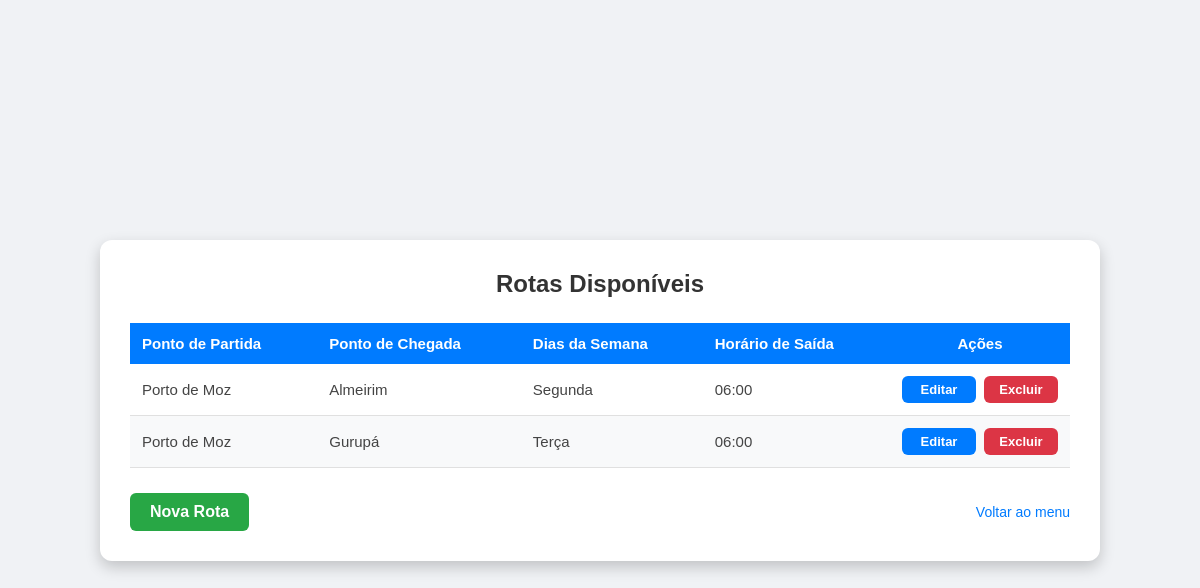
The page /usuario/rotas/ on the database as committed earlier.
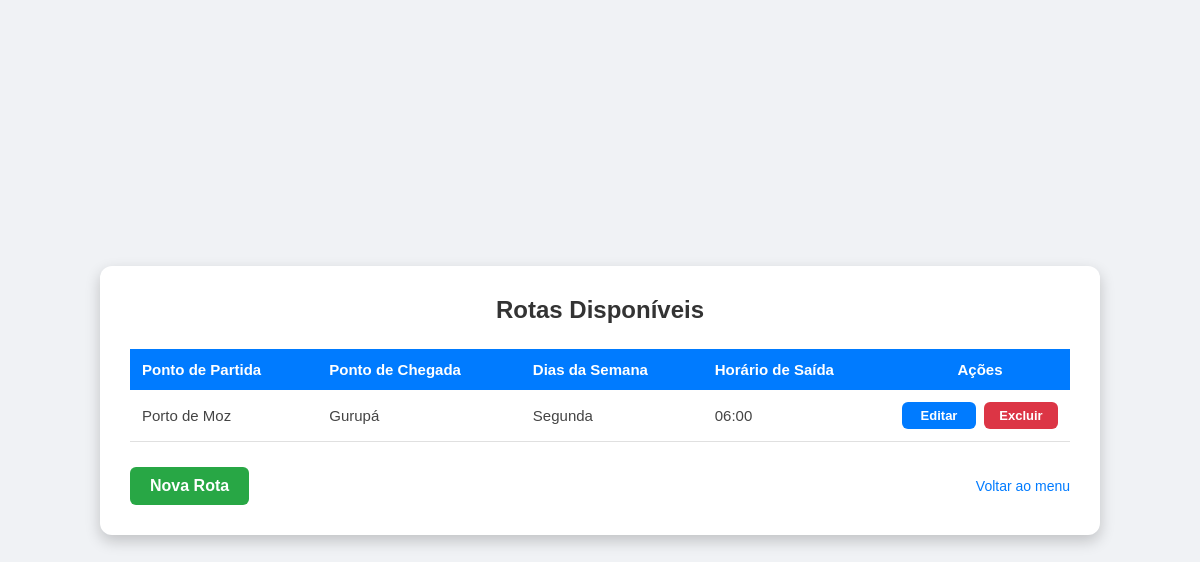
The same page on the database as committed later.
### Usuario/models.py (models this page shows, shortened)
class Rotas(models.Model):
    ponto_de_partida = models.CharField(max_length=100)
    ponto_de_chegada = models.CharField(max_length=100)
    dias_da_semana = models.CharField(max_length=50)
    horario_saida = models.TimeField()

### Usuario/views.py (the view)
# urls.py: path('rotas/', views.listar_rotas, name='listar_rotas'),
def listar_rotas(request):
    rotas = Rotas.objects.all()
    return render(request, "Usuario/listar_rotas.html", {"rotas": rotas})

### Usuario/templates/Usuario/listar_rotas.html (shortened to what this page needs)
{% load static %}
<link rel="stylesheet" href="{% static 'Usuario/css/estilo.css' %}">
<!DOCTYPE html>
<html lang="pt-br">
<head>
    <link rel="stylesheet" href="{% static 'Usuario/css/estilo.css' %}?v=13">
</head>
<body>
    <div class="caixa larga">
        <h1>Rotas Disponíveis</h1>
        <table>
            <thead>
                <tr>
                    <th>Ponto de Partida</th>
                    <th>Ponto de Chegada</th>
                    <th>Dias da Semana</th>
                    <th>Horário de Saída</th>
                    <th style="text-align: center; width: 180px;">Ações</th>
                </tr>
            </thead>
            <tbody>
                {% for rota in rotas %}
                <tr>
                    <td>{{ rota.ponto_de_partida }}</td>
                    <td>{{ rota.ponto_de_chegada }}</td>
                    <td>{{ rota.dias_da_semana }}</td>
                    <td>{{ rota.horario_saida|time:"H:i" }}</td>
                    <td>
                        <div style="display: flex; gap: 8px; justify-content: center;">
                            <a href="{% url 'editar_rota' rota.id %}" class="btn-acao btn-azul" style="padding: 6px 12px; font-size: 13px;">Editar</a>
                            <a href="{% url 'excluir_rota' rota.id %}" class="btn-acao btn-vermelho" style="padding: 6px 12px; font-size: 13px;" onclick="return confirm('Tem certeza que deseja excluir esta rota?');">Excluir</a>
                        </div>
                    </td>
                </tr>
                {% empty %}
                <tr>
                    <td colspan="5" class="sem-dados">Nenhuma rota cadastrada.</td>
                </tr>
                {% endfor %}
            </tbody>
        </table>
        <div class="rodape-botoes">
            <a href="{% url 'cadastrar_rotas' %}" class="btn-acao btn-verde" style="width: auto; padding: 10px 20px;">Nova Rota</a>
            <a href="{% url 'menu' %}" class="link-padrao" style="width: auto; margin: 0;">Voltar ao menu</a>
        </div>
    </div>
</body>
</html>

Rows that differ between the two databases and show on the page:
removed Rotas: ponto_de_partida "Porto de Moz", ponto_de_chegada "Gurupá", dias_da_semana "Terça", horario_saida "06:00"
changed Rotas "Porto de Moz": ponto_de_chegada "Almeirim" → "Gurupá"
